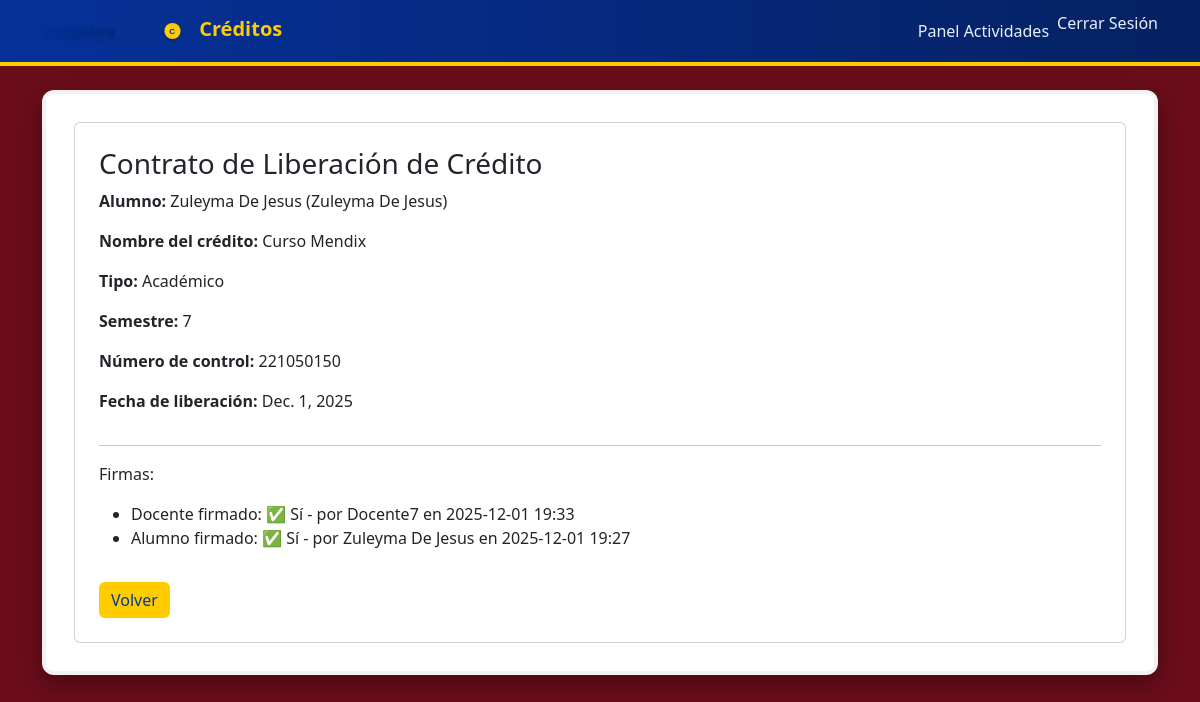
Page /creditos/contrato/22/ (signed in) on the committed database.
### creditos/models.py (models this page shows, shortened)
class Credito(models.Model):
    TIPOS = (
        ('academico', 'Académico'),
        ('cultural', 'Cultural'),
        ('deportivo', 'Deportivo'),
    )
    alumno = models.ForeignKey(Usuario, on_delete=models.SET_NULL, null=True, blank=True, related_name='creditos')
    nombre = models.CharField(max_length=100, default="")
    tipo = models.CharField(max_length=20, choices=TIPOS)
    semestre = models.CharField(max_length=10)
    numero_control = models.CharField(max_length=30, blank=True)
    fecha_liberacion = models.DateField(blank=True, null=True)
    liberado = models.BooleanField(default=False)
    firmado_alumno = models.BooleanField(default=False)
    firmado_admin = models.BooleanField(default=False)
    firmado_docente = models.BooleanField(default=False)
    firmado_admin_por = models.ForeignKey(Usuario, on_delete=models.SET_NULL, null=True, blank=True, related_name='creditos_firmados_admin')
    firmado_admin_en = models.DateTimeField(null=True, blank=True)
    firmado_docente_por = models.ForeignKey(Usuario, on_delete=models.SET_NULL, null=True, blank=True, related_name='creditos_firmados_docente')
    firmado_docente_en = models.DateTimeField(null=True, blank=True)
    firmado_alumno_por = models.ForeignKey(Usuario, on_delete=models.SET_NULL, null=True, blank=True, related_name='creditos_firmados_alumno')
    firmado_alumno_en = models.DateTimeField(null=True, blank=True)

### usuarios/models.py (models this page shows, shortened)
class Usuario(AbstractUser):
    username_validator = RegexValidator(
        regex=r'^[\w\s\-áéíóúñÁÉÍÓÚÑ]+$',
        message='El nombre de usuario solo puede contener letras, números, espacios y guiones.',
        code='invalid_username'
    )
    username = models.CharField(
        max_length=150,
        unique=True,
        validators=[username_validator],
        help_text='Letras, números, espacios y guiones. Sin caracteres especiales.'
    )
    es_admin_creditos = models.BooleanField(default=False)
    es_alumno = models.BooleanField(default=True)
    es_docente = models.BooleanField(default=False)
    numero_control = models.CharField(max_length=30, blank=True)

### creditos/views.py (the view)
# urls.py: path('contrato/<int:id_credito>/', views.contrato, name='contrato'),
@login_required
def contrato(request, id_credito):
    credito = get_object_or_404(Credito, id=id_credito)
    return render(request, 'creditos/contrato.html', {'credito': credito})

### creditos/templates/creditos/contrato.html (shortened to what this page needs)
{% extends 'usuarios/base.html' %}
{% block content %}
<div class="card p-4">
  <h3>Contrato de Liberación de Crédito</h3>
  <p><strong>Alumno:</strong> {{ credito.alumno.get_full_name|default:credito.alumno.username }} ({{ credito.alumno.username }})</p>
  <p><strong>Nombre del crédito:</strong> {{ credito.nombre }}</p>
  <p><strong>Tipo:</strong> {{ credito.get_tipo_display }}</p>
  <p><strong>Semestre:</strong> {{ credito.semestre }}</p>
  <p><strong>Número de control:</strong> {{ credito.numero_control }}</p>
  <p><strong>Fecha de liberación:</strong> {{ credito.fecha_liberacion|default:"-" }}</p>
  <hr>
  <p>Firmas:</p>
  <ul>
    <li>Docente firmado: {% if credito.firmado_docente %}✅ Sí{% else %}❌ No{% endif %}
        {% if credito.firmado_docente_por %}- por {{ credito.firmado_docente_por.username }} en {{ credito.firmado_docente_en|date:"Y-m-d H:i" }}{% endif %}
    </li>
    <li>Alumno firmado: {% if credito.firmado_alumno %}✅ Sí{% else %}❌ No{% endif %}
        {% if credito.firmado_alumno_por %}- por {{ credito.firmado_alumno_por.username }} en {{ credito.firmado_alumno_en|date:"Y-m-d H:i" }}{% endif %}
    </li>
  </ul>
  <div class="d-flex gap-2 mt-3">
    <a href="{% url 'mis_creditos' %}" class="btn btn-secondary">Volver</a>
  </div>
</div>
{% endblock %}

### static/css/estilo.css (style rules this page uses)
:root { --tinto: #6b0d1b; --azul: #0033a0; --amarillo: #ffcc00; --card-bg: #ffffff; --muted: #6c757d; }
html, body { height: 100%; }
body { background-color: var(--tinto); color: #222; font-family: 'Segoe UI', Roboto, Arial, sans-serif; }
.btn-secondary { background-color: var(--amarillo) !important; color: var(--azul) !important; border: none !important; }

### rows in the picture
Credito: alumno.get_full_name "Zuleyma De Jesus", alumno.username "Zuleyma De Jesus", nombre "Curso Mendix", tipo "Académico", semestre "7", numero_control "221050150", fecha_liberacion "Dec. 1, 2025", firmado_docente_por.username "Docente7", firmado_docente_en "2025-12-01 19:33", firmado_alumno_por.username "Zuleyma De Jesus", firmado_alumno_en "2025-12-01 19:27"
